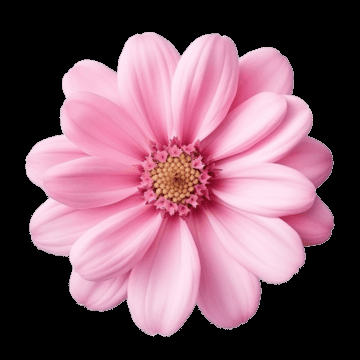
#> input picture pictures/pink flower.png, 360 x 360 px, found by its file name
$ python 'dip p2.py'
#> lines starting #> are read from the running program, lines starting #| are printed output that depends on the picture

import cv2
import numpy as np
import matplotlib.pyplot as plt

# 1. Load and Resize Images
img1 = cv2.imread('pictures/pink flower.png')
#> img1 is the input picture: shape (360, 360, 3); mean B, G, R 101, 86.3, 123.8
img2 = cv2.imread('pictures/flower.jpg')
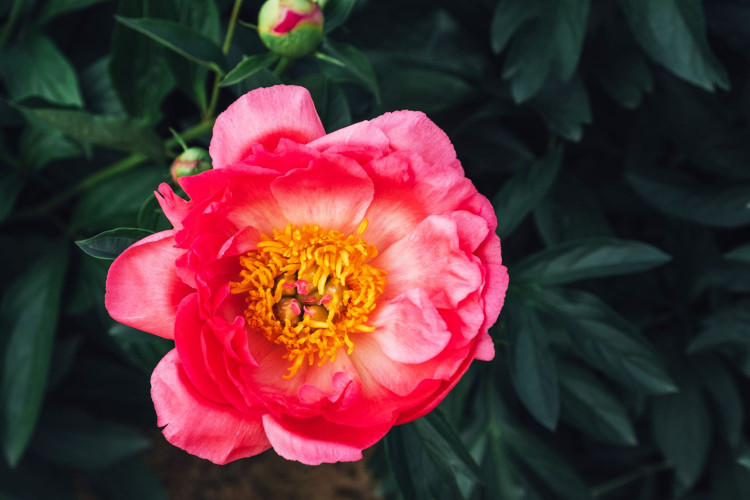
#> input picture pictures/flower.jpg, 1500 x 1000 px, found by its file name (shown at 1/2 size)
#> img2 is the input picture: shape (1000, 1500, 3); mean B, G, R 52.1, 49.7, 86.2

if img1 is None or img2 is None:
    raise ValueError("One or both images could not be loaded. Check file paths.")

img2 = cv2.resize(img2, (img1.shape[1], img1.shape[0]))
#> img2: shape (360, 360, 3)

# 2. Normalize to [0, 1] for floating point arithmetic
img1_norm = img1.astype(np.float32) / 255.0
img2_norm = img2.astype(np.float32) / 255.0

# --- Arithmetic Operations ---
add = np.clip(cv2.add(img1_norm, img2_norm) * 255.0, 0, 255).astype(np.uint8)
subtract = np.clip(cv2.subtract(img1_norm, img2_norm) * 255.0, 0, 255).astype(np.uint8)
multiply = np.clip(cv2.multiply(img1_norm, img2_norm) * 255.0, 0, 255).astype(np.uint8)
divide = np.clip(cv2.divide(img1_norm, img2_norm + 1e-5) * 255.0, 0, 255).astype(np.uint8)
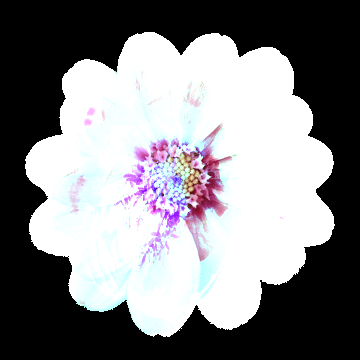
#> divide: shape (360, 360, 3); mean B, G, R 133, 130.1, 130.6

# --- Bitwise Operations ---
bitwise_and = cv2.bitwise_and(img1, img2)
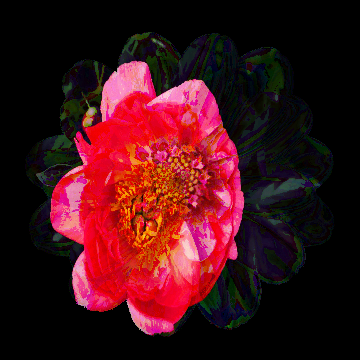
#> bitwise_and: shape (360, 360, 3); mean B, G, R 22.8, 16.9, 65.7
bitwise_or = cv2.bitwise_or(img1, img2)
bitwise_xor = cv2.bitwise_xor(img1, img2)
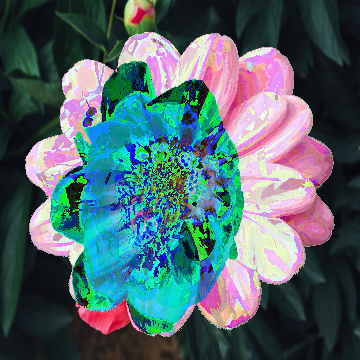
#> bitwise_xor: shape (360, 360, 3); mean B, G, R 107.4, 102, 78.5
bitwise_not_img1 = cv2.bitwise_not(img1)
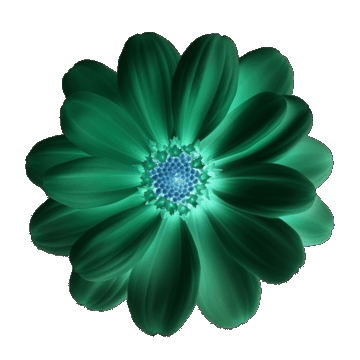
#> bitwise_not_img1: shape (360, 360, 3); mean B, G, R 154, 168.7, 131.2
bitwise_not_img2 = cv2.bitwise_not(img2)
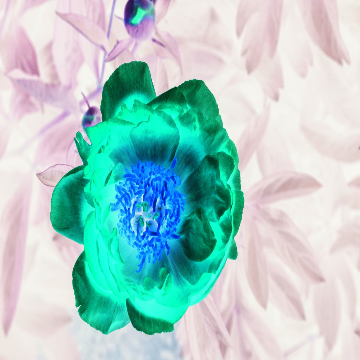
#> bitwise_not_img2: shape (360, 360, 3); mean B, G, R 203, 205.4, 168.9

titles = [
    'Original Image 1', 'Original Image 2', 'Addition', 'Subtraction',
    'Multiplication', 'Division', 'Bitwise AND', 'Bitwise OR',
    'Bitwise XOR', 'Bitwise NOT (Img 1)', 'Bitwise NOT (Img 2)'
]

images = [
    img1, img2, add, subtract, multiply, divide,
    bitwise_and, bitwise_or, bitwise_xor, bitwise_not_img1, bitwise_not_img2
]

# 3. Generate Figures One After Another
for title, img in zip(titles, images):
    fig, axes = plt.subplots(1, 3, figsize=(15, 4))

    # Column 1: Image (BGR -> RGB)
    axes[0].imshow(cv2.cvtColor(img, cv2.COLOR_BGR2RGB))
    axes[0].set_title(title, fontsize=11, fontweight='bold')
    axes[0].axis('off')

    # Column 2: Center 5x5 Matrix (Channel 0)
    axes[1].axis('off')
    h, w = img.shape[:2]
    sample_matrix = img[h//2 : h//2 + 5, w//2 : w//2 + 5, 0]

    table = axes[1].table(cellText=sample_matrix.tolist(), cellLoc='center', loc='center')
    table.scale(1.0, 1.6)
    table.set_fontsize(10)
    axes[1].set_title("Center 5x5 Matrix (Ch 0)", fontsize=10)

    # Column 3: Histograms
    colors = ('r', 'g', 'b')
    for j, col in enumerate(colors):
        axes[2].hist(img[:, :, j].ravel(), bins=256, range=[0, 256], color=col, alpha=0.4)
    axes[2].set_title("Histogram", fontsize=10)
    axes[2].set_xlim([0, 256])

    plt.tight_layout()
    plt.show()  # Blocks until closed, then proceeds to the next image
#> this loop made 11 passes
#> title on passes 1 to 11: 'Original Image 1', 'Original Image 2', 'Addition', 'Subtraction', 'Multiplication', 'Division', 'Bitwise AND', 'Bitwise OR', 'Bitwise XOR', 'Bitwise NOT (Img 1)', 'Bitwise NOT (Img 2)'
#> pass 2, `plt.show()`:
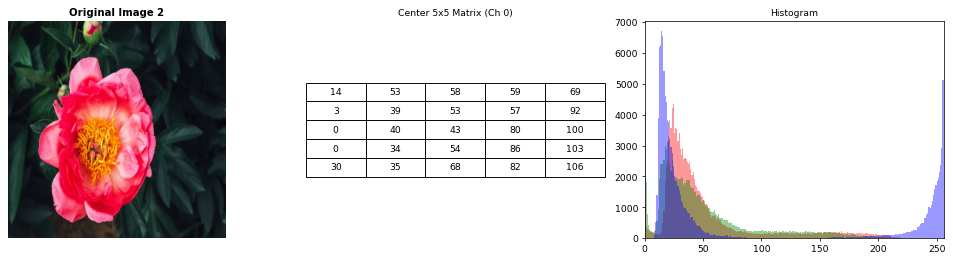
#> figure drawn by matplotlib, 2 panels; panel 2: tallest bar 4352 high, from x = 24 to 25; panel 2: tallest bar 4099 high, from x = 0 to 1; panel 2: tallest bar 6709 high, from x = 14 to 15
